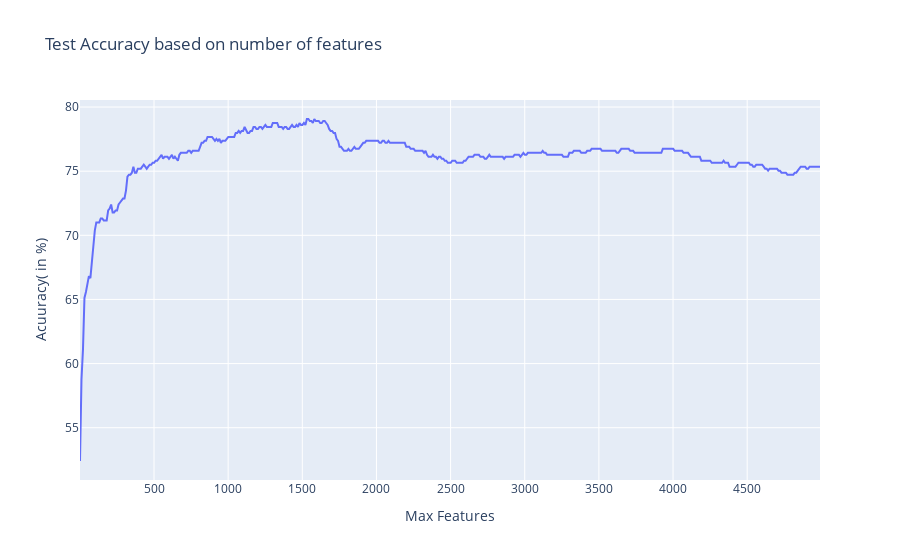

The notebook cell this image was saved under:
### Code cell
fig = go.Figure(data=go.Scatter(x = list(range(1,5000,10)),y=accuracy_list, mode='lines'))

fig.update_layout(
    title="Test Accuracy based on number of features",
    xaxis_title="Max Features",
    yaxis_title="Acuuracy( in %)"
)

fig.show()

### Figure 1 — Plotly figure (JSON) as saved in the notebook; plotly's stock layout.template omitted (floating-point values rounded to 4 significant figures; data arrays with more than 128 entries replaced by an {"elided": "..."} marker saying what was removed)
{"data": [{"mode": "lines", "type": "scatter", "x": {"elided": "500 int values"}, "y": {"elided": "500 float values"}}], "layout": {"title": {"text": "Test Accuracy based on number of features"}, "xaxis": {"title": {"text": "Max Features"}}, "yaxis": {"title": {"text": "Acuuracy( in %)"}}}}
